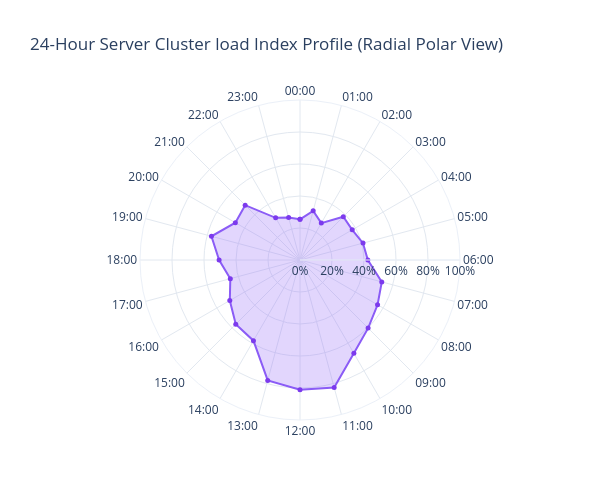

This figure's notebook cell:
### Markdown cell above
## Interactive 24-Hour Polar Line Chart

Using Plotly Scatterpolar, we map hours to 15-degree angular steps ($360 / 24$) and closed contours to track hourly fluctuations.

### Code cell
# Append starting index to close polar coordinate paths
hours_closed = hours_list + [hours_list[0]]
load_closed = list(server_load) + [server_load[0]]

fig = go.Figure(go.Scatterpolar(
    r=load_closed,
    theta=hours_closed,
    mode='lines+markers',
    fill='toself',
    fillcolor='rgba(139, 92, 246, 0.25)', # Soft purple transparent fill
    line=dict(color='#8B5CF6', width=2),
    marker=dict(size=5, color='#7C3AED')
))

fig.update_layout(
    title='24-Hour Server Cluster load Index Profile (Radial Polar View)',
    polar=dict(
        radialaxis=dict(
            visible=True,
            range=[0, 100],
            gridcolor='#E2E8F0',
            ticksuffix='%'
        ),
        angularaxis=dict(
            gridcolor='#E2E8F0',
            direction='clockwise',
            period=24
        )
    ),
    width=600,
    height=500,
    template='plotly_white'
)

fig.show()

### Figure 1 — Plotly figure (JSON) as saved in the notebook; plotly's stock layout.template omitted (floating-point values rounded to 4 significant figures)
{"data": [{"fill": "toself", "fillcolor": "rgba(139, 92, 246, 0.25)", "line": {"color": "#8B5CF6", "width": 2}, "marker": {"color": "#7C3AED", "size": 5}, "mode": "lines+markers", "r": [25.44, 31.82, 26.63, 38.28, 37.68, 40.76, 42.41, 52.91, 55.98, 60.21, 67.33, 82.49, 81.07, 77.93, 58.21, 56.77, 50.65, 45.08, 50.56, 57.3, 46.66, 48.46, 30.45, 27.45, 25.44], "theta": ["00:00", "01:00", "02:00", "03:00", "04:00", "05:00", "06:00", "07:00", "08:00", "09:00", "10:00", "11:00", "12:00", "13:00", "14:00", "15:00", "16:00", "17:00", "18:00", "19:00", "20:00", "21:00", "22:00", "23:00", "00:00"], "type": "scatterpolar"}], "layout": {"polar": {"radialaxis": {"visible": true, "range": [0, 100], "gridcolor": "#E2E8F0", "ticksuffix": "%"}, "angularaxis": {"gridcolor": "#E2E8F0", "direction": "clockwise", "period": 24}}, "title": {"text": "24-Hour Server Cluster load Index Profile (Radial Polar View)"}, "width": 600, "height": 500}}
